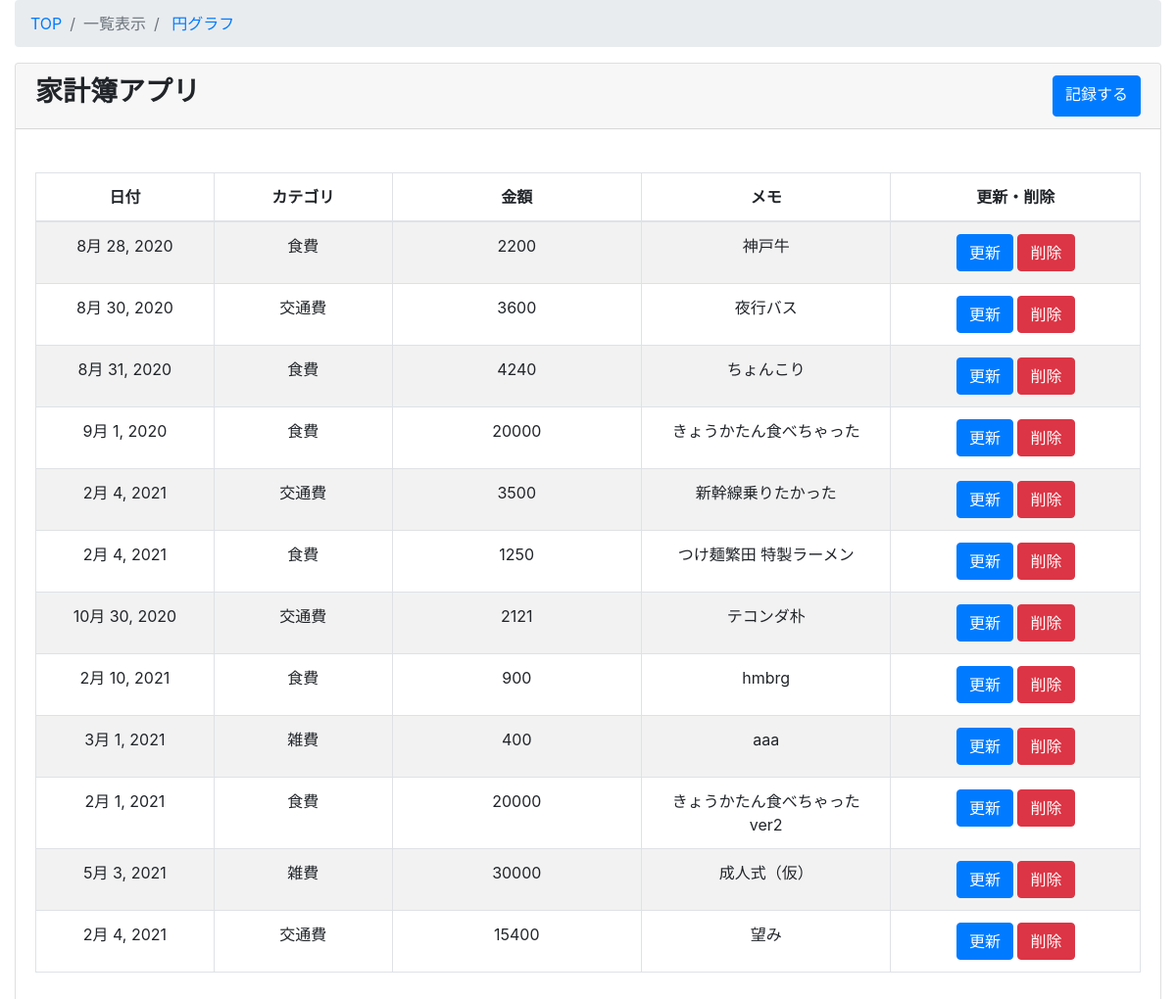
Page /kakeibo/kakeibo_list/ on the earlier database version.
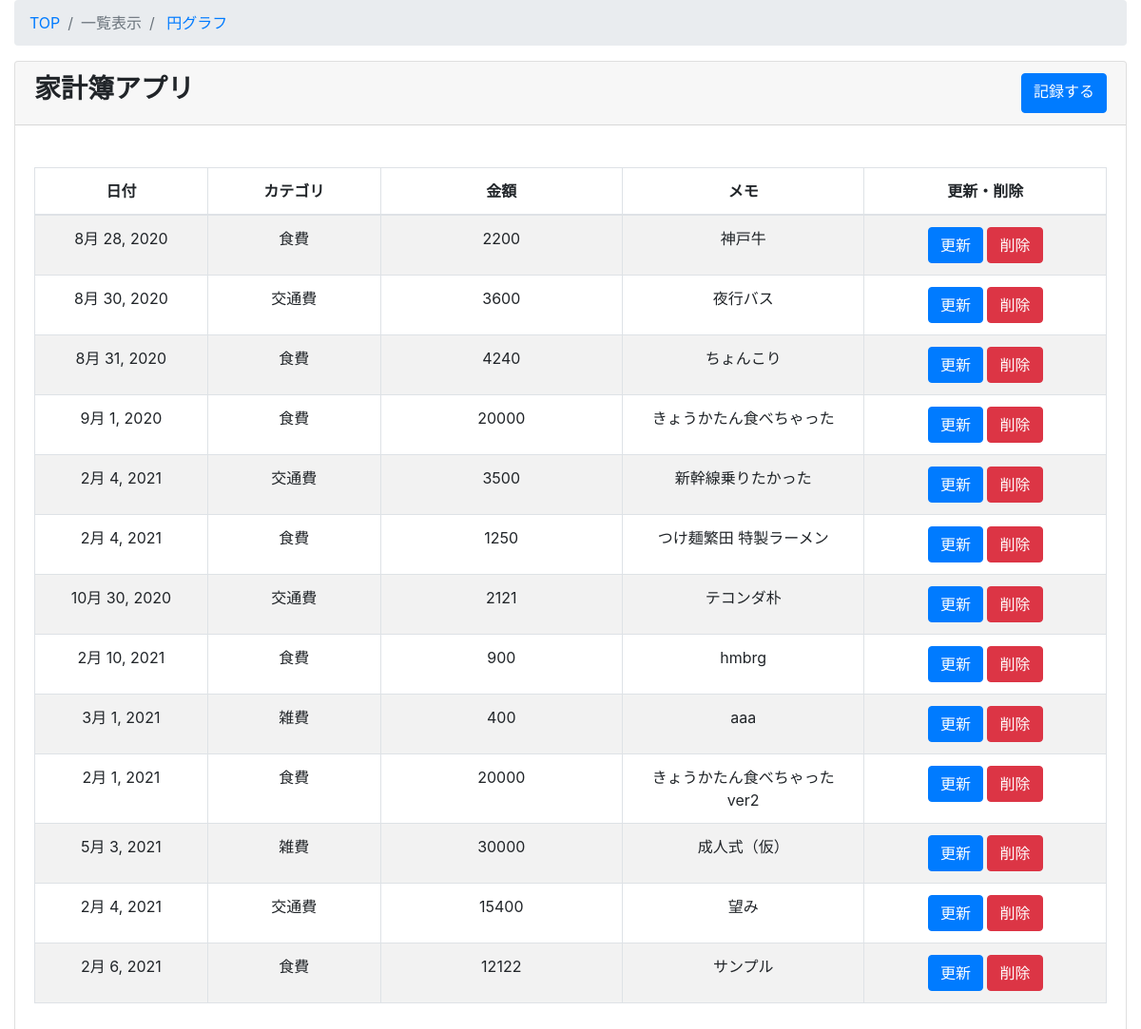
Same page on the later database version.
### kakeibo/models.py (models this page shows, shortened)
class Kakeibo(models.Model):
    objects = Manager()
    class Meta:
       db_table ="kakeibo"
       verbose_name ="家計簿"         #追加
       verbose_name_plural ="家計簿"
    date = models.DateField(verbose_name="日付",default=datetime.now)
    category = models.ForeignKey(Category, on_delete = models.PROTECT, verbose_name="カテゴリ")
    money = models.IntegerField(verbose_name="金額", help_text="単位は日本円")
    memo = models.CharField(verbose_name="メモ", max_length=500)

class Category(models.Model):
    class Meta:
       db_table ="category"
       verbose_name ="カテゴリ"         #追加
       verbose_name_plural ="カテゴリ"
    category_name = models.CharField(max_length=255,unique=True)
    def __str__(self):
       return self.category_name

### kakeibo/views.py (the view)
# urls.py: path('kakeibo_list/', views.KakeiboListView.as_view(), name='kakeibo_list'),
class KakeiboListView(ListView):
   model = Kakeibo
   template_name = 'kakeibo/kakeibo_list.html'
   def queryset(self):
       return Kakeibo.objects.all()

### kakeibo/templates/kakeibo/kakeibo_list.html
{% extends 'kakeibo/base.html' %}
{% block content %}
 <div class="content-wrapper">
   <div class="container-fluid">
     <ol class="breadcrumb">
       <li class="breadcrumb-item">
         <a href="{% url 'kakeibo:kakeibo_list' %}">TOP</a>
       </li>
       <li class="breadcrumb-item active">一覧表示</li>
       <li class="breadcrumb-item">
        <a href="{% url 'kakeibo:kakeibo_circle' %}">円グラフ</a>
       </li>
     </ol>
     <div class="card mb-3">
       <div class="card-header" style="display:flex; justify-content: space-between;">
         <h3><b>家計簿アプリ</b></h3>
         <a href="{% url 'kakeibo:kakeibo_create' %}" class="btn btn-primary" >記録する</a>
        </div>
       <div class="card-body">
         <div class="table-responsible">
         <table id=kakeibo_list width="100%" class="table table-striped table-bordered table-hover">
             <thead>
               <tr>
                 <th class="text-center">日付</th>
                 <th class="text-center">カテゴリ</th>
                 <th class="text-center">金額</th>
                 <th class="text-center">メモ</th>
                 <th class="text-center">更新・削除</th>
               </tr>
             </thead>
             <tbody>
               {% for item in object_list %}
                 <tr class="odd gradeX text-center">
                   <td class="text-center" width="100">{{ item.date}}</td>
                   <td class="text-center" width="100">{{ item.category }}</td>
                   <td class="text-center" width="140">{{ item.money }}</td>
                   <td class="text-center" width="140">{{ item.memo }}</td>
                   <td class="text-center" width="140">
                     <a class="btn btn-primary" href="{% url 'kakeibo:kakeibo_update' item.pk %}">更新</a>
                     <a class="btn btn-danger" href="{% url 'kakeibo:kakeibo_delete' item.pk %}">削除</a>
                    </td>
                 </tr>
             {% endfor %}
             </tbody>
           </table>
       </div>
      </div>
      </div>
   </div>
  </div>
{% endblock content %}

### kakeibo/templates/kakeibo/base.html (shortened to what this page needs)
<!doctype html>
<html>
<head>
 <link rel="stylesheet" href="https://maxcdn.bootstrapcdn.com/bootstrap/4.0.0-beta.2/css/bootstrap.min.css">
 <link rel="stylesheet" href="https://cdn.datatables.net/t/bs-3.3.6/jqc-1.12.0,dt-1.10.11/datatables.min.css"/>
</head>
<body>
 {% block content %}{% endblock %}
</body>
</html>

Differences in the rows shown:
added Kakeibo: date "2月 6, 2021", category "食費", money "12122", memo "サンプル"
